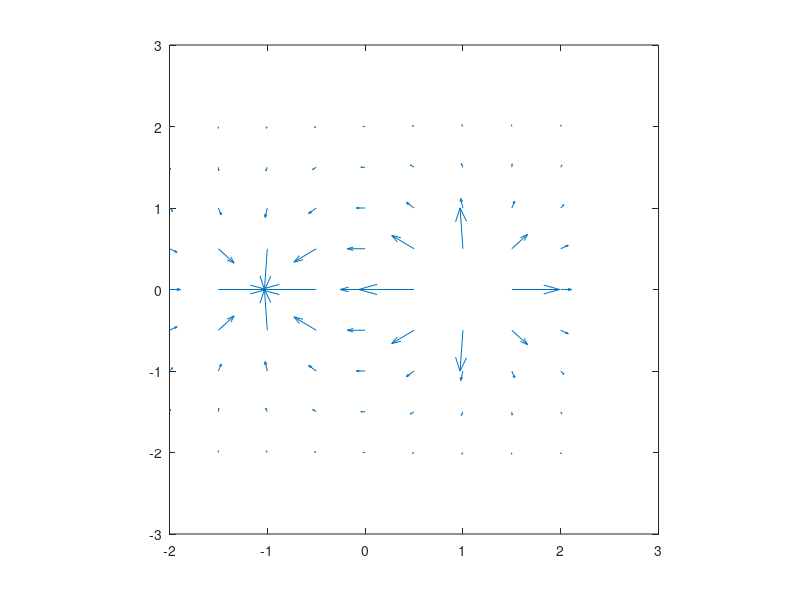

The MATLAB source for this figure:




clear; clf; hold off;
xa=-2:0.5:2;
ya=-2:0.5:2;
k=1.; q1=1; q2=-1;
x1=1; x2=-1
[x,y]=meshgrid(xa,ya);
Ex=k*q1*(x-x1)./((x-x1).^2+y.^2).^(1.5)+k*q2*(x-x2)./((x-x2).^2+y.^2).^(1.5);
Ey=k*q1*y./((x-x1).^2+y.^2).^(1.5)+k*q2*y./((x-x2).^2+y.^2).^(1.5);
quiver(x,y,Ex,Ey);
axis square
